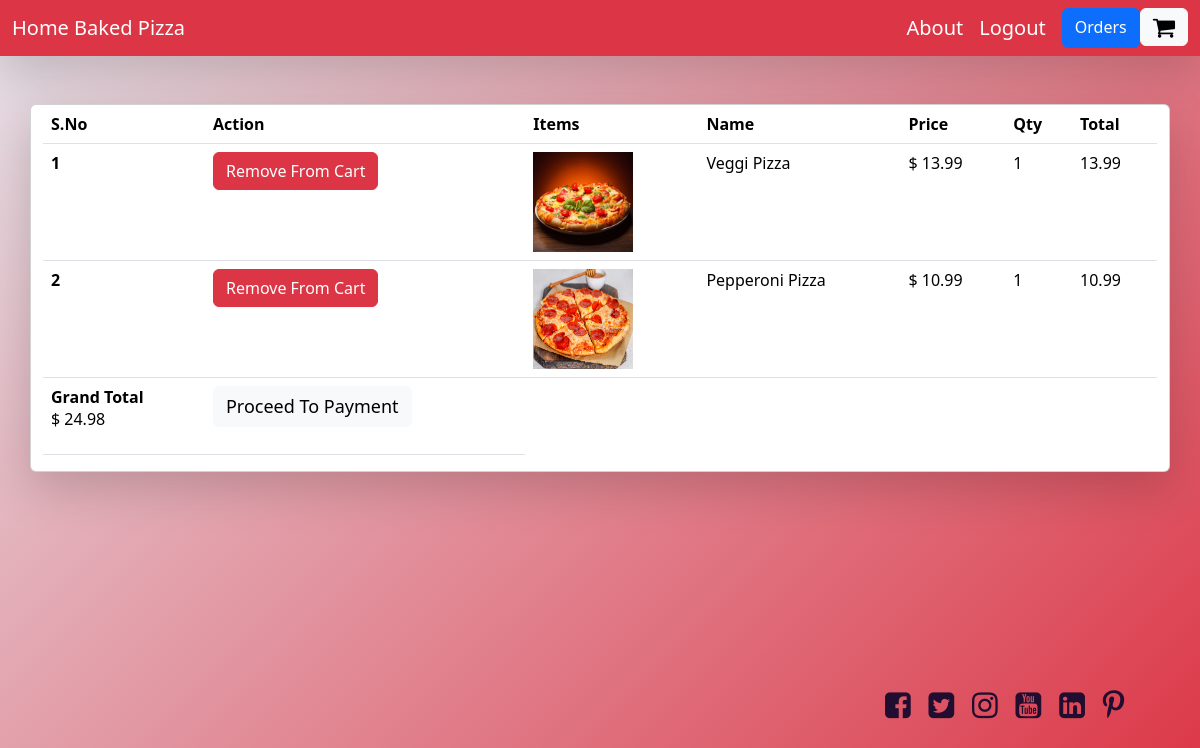
The app's page /cart/ (signed in) with its own data.
### home/models.py (models this page shows)
class BaseModel(models.Model):
    uid = models.UUIDField(default=uuid.uuid4, editable=False, primary_key=True)
    created_at= models.DateField(auto_now_add=True)
    updated_at= models.DateField(auto_now_add=True)
    class Meta:
        abstract = True

class cart_item(BaseModel):
    cart= models.ForeignKey(Cart, on_delete=models.CASCADE, related_name='cart_items')
    pizza=models.ForeignKey(Pizza, on_delete=models.CASCADE)

class Pizza(BaseModel):
    category = models.ForeignKey(PizzaCategory, on_delete=models.CASCADE, related_name='pizzas')
    pizza_name= models.CharField(max_length=200)
    price = models.FloatField(default=100)
    images= models.ImageField(upload_to='pizza')

class Cart(BaseModel):
    user= models.ForeignKey(User, null=True, blank=True, on_delete=models.SET_NULL, related_name='cart')
    is_paid= models.BooleanField(default=False)
    def get_total(self):
        return cart_item.objects.filter(cart= self).aggregate(Sum('pizza__price'))['pizza__price__sum']

### home/views.py (the view)
# urls.py: path('cart/', views.cart, name='cart'),
@login_required(login_url='/registration/login/')
def cart(request):
    cart = Cart.objects.get(is_paid = False, user= request.user)
    context = {'carts': cart}
    return render(request, 'cart.html', context)

### home/templates/cart.html
{%extends './base.html' %}
{% block content %}
<div class="container card shadow-lg mt-5">
<table class="table">
    <thead>
    <tr>
      <th scope="col"> S.No </th>
      <th scope="col"> Action </th>
      <th scope="col"> Items </th>
      <th scope="col"> Name </th>
      <th scope="col"> Price  </th>
      <th scope="col"> Qty </th>
      <th scope="col"> Total </th>
    </tr>
    </thead>
    <tbody>
    {% for cartitems in carts.cart_items.all  %}
      <tr>
        <th scope="col"> {{forloop.counter }} </th>
          <th>
            <a href="{% url 'remove_cart_items' cartitems.uid  %}" class="btn btn-danger">Remove From Cart</a>
        </th>
        <td>
          <img src="/media/{{cartitems.pizza.images}}" style="height: 100px; width: 100px;"> </td>
        <td>{{cartitems.pizza.pizza_name}} </td>
        <td> $ {{cartitems.pizza.price}}  </td>
        <td> 1 </td>
        <td> {{cartitems.pizza.price}} </td>
      </tr>
    {% endfor %}
    <tr scope = "row">
    <td>
        <b>Grand Total </b>
        <br>
        <p> $ {{ carts.get_total }}
        </p>
    </td>
    <td><a href="{% url 'orders' %}"><button class="btn btn-light" style="font-size:18px"> Proceed To Payment </button></a>
    </td>
    </tr>
    </tbody>
  </table>
</div>
{%endblock%}

### home/templates/base.html (style rules this page uses)
.body-color { background:linear-gradient(135deg, #e6e2e9, #DC3545) ; }

### records on screen
cart_item: pizza.images (picture), pizza.pizza_name "Veggi Pizza", pizza.price "13.99"
cart_item: pizza.images (picture), pizza.pizza_name "Pepperoni Pizza", pizza.price "10.99"
Cart: get_total "24.98"
